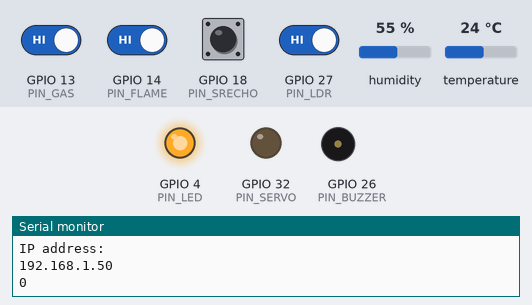
A sketch run on a simulated ESP32. Shown: output pins drawn as LEDs (lit = HIGH), buzzer (waves = sounding), the last lines printed to the serial monitor. The inputs (shaded band) are chosen by the test bench; at power-on: GPIO 13 (PIN_GAS), GPIO 14 (PIN_FLAME), GPIO 27 (PIN_LDR) HIGH, GPIO 18 (PIN_SRECHO) LOW, humidity 55 %, temperature 24 °C. WiFi joins after 1.5 s; servers stay silent unless stated; no MQTT or app messages arrive unless stated; pins used as bus, display or sensor lines are not drawn.

Above: at 3.2 s.
3.3 s: GPIO 13 (PIN_GAS) driven LOW
At 5.2 s:
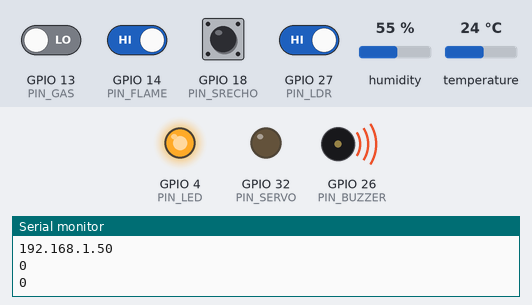
5.5 s: GPIO 27 (PIN_LDR) driven LOW
At 6.8 s:
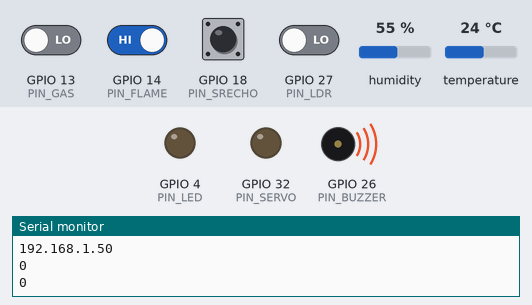
7.5 s: GPIO 27 (PIN_LDR) driven HIGH
At 9.3 s:
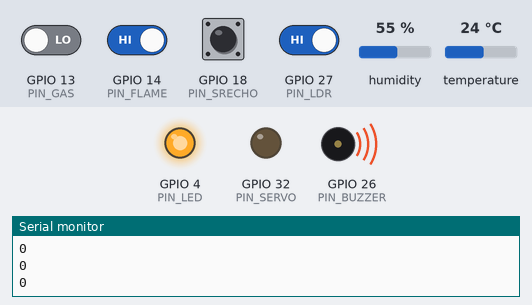
9.6 s: GPIO 18 (PIN_SRECHO) pulsed HIGH 5 times (0.12 s each, 0.3 s apart)
Timing chart, 0 to 12.6 s (numbered marks = the images above; inputs shaded):
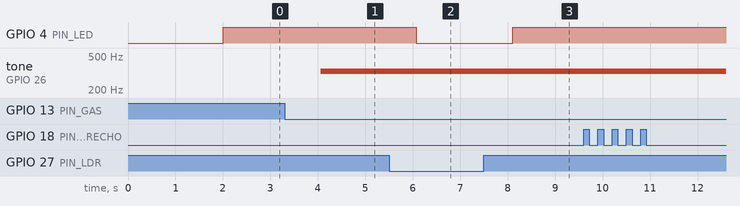

Measured:
- after the input at 3.3 s, tone on GPIO 26 (PIN_BUZZER): silent → 330 Hz after 0.76 s
- after the input at 5.5 s, GPIO 4 (PIN_LED): HIGH → LOW after 0.57 s
- after the input at 7.5 s, GPIO 4 (PIN_LED): LOW → HIGH after 0.60 s

The sketch:

esp32.ino
```cpp
#include <string.h>
#include <WiFi.h>
#include "my_mqtt.h"
#include "my_module.h"

#define WLAN_SSID "123"
#define WLAN_PASS "12345678"
#define INS my_module::get_instance()

constexpr char MQTT_SERVER[] = "192.168.9.133";
constexpr uint16_t MQTT_SERVERPORT = 1883;
constexpr char MQTT_USERNAME[] = "test1";
constexpr char MQTT_PASSWORD[] = "a123456";
constexpr char MQTT_DATA_TOPIC[] = "pi/esp32/data";
constexpr char MQTT_CMD_TOPIC[] = "pi/esp32/cmd";

SemaphoreHandle_t mutexHandle;
mqtt_client *mymqtt;

void setup() {
  Serial.begin(115200);
  mutexHandle = xSemaphoreCreateMutex();
  WiFi.begin(WLAN_SSID, WLAN_PASS);
  vTaskDelay(pdMS_TO_TICKS(1000));
  Serial.print("Connecting to ");
  Serial.println(WLAN_SSID);
  while (WiFi.status() != WL_CONNECTED) {
    delay(1000);
    Serial.print(".");
  }
  Serial.println("WiFi connected");
  Serial.println("IP address: ");
  Serial.println(WiFi.localIP());

  //mqtt
  mymqtt = new mqtt_client(my_module::ESP32_ID, MQTT_SERVER, MQTT_SERVERPORT, MQTT_USERNAME, MQTT_PASSWORD, MQTT_DATA_TOPIC, MQTT_CMD_TOPIC);
  mymqtt->init();

  //mod
  INS.init();

  xTaskCreate(
    task1,   /* Task function. */
    "Task1", /* String with name of task. */
    10000,   /* Stack size in bytes. */
    NULL,    /* Parameter passed as input of the task */
    1,       /* Priority of the task. */
    NULL);   /* Task handle. */

  xTaskCreate(
    task2,   /* Task function. */
    "Task2", /* String with name of task. */
    10000,   /* Stack size in bytes. */
    NULL,    /* Parameter passed as input of the task */
    1,       /* Priority of the task. */
    NULL);   /* Task handle. */
}

void loop() {
  BaseType_t ret;
  ret = xSemaphoreTake(mutexHandle, 1000);
  if (ret == pdPASS) {
    INS.module_run_once();
    xSemaphoreGive(mutexHandle);
    vTaskDelay(pdMS_TO_TICKS(1000));
  } else {
    vTaskDelay(pdMS_TO_TICKS(1000));
  }
}

void task1(void *parameter) {
  BaseType_t ret;
  string msg;
  vTaskDelay(pdMS_TO_TICKS(5000));
  while (1) {
    ret = xSemaphoreTake(mutexHandle, 1000);
    if (ret == pdPASS) {
      msg = INS.generate_data_msg();
      mymqtt->mqtt_pub(msg);
      //Serial.println(msg.c_str());
      xSemaphoreGive(mutexHandle);
      vTaskDelay(pdMS_TO_TICKS(5000));
    } else {
      vTaskDelay(pdMS_TO_TICKS(1000));
    }
  }
  Serial.println("Ending task 1");
  vTaskDelete(NULL);
}

void task2(void *parameter) {
  int take_ret, sub_ret, cmd;
  string msg;
  while (1) {
    sub_ret = mymqtt->mqtt_sub(1000, msg);
    if (sub_ret == mqtt_client::HAVE_NEW_MSG) {
      cmd = mymqtt->parse_cmd(msg);
      if (cmd != mqtt_client::INVALID_CMD) {
        while (1) {
          take_ret = xSemaphoreTake(mutexHandle, 1000);
          if (take_ret == pdPASS) {
            run_cmd(cmd);
            xSemaphoreGive(mutexHandle);
            break;
          } else {
            vTaskDelay(pdMS_TO_TICKS(1000));
          }
        }
      }
    }
  }
  Serial.println("Ending task 2");
  vTaskDelete(NULL);
}

void run_cmd(int cmd) {
  switch (cmd) {
    case mqtt_client::SERVO_UP_CMD:
      INS.set_servo_up();
      break;
    case mqtt_client::SERVO_DOWN_CMD:
      INS.set_servo_down();
      break;
    default:
      return;
  }
}
```

my_module.cpp
```cpp
#include "my_module.h"

my_module::my_module() {
}

my_module::~my_module() {
  delete _dht11;
}

void my_module::init() {
  _dht11 = new SimpleDHT11(PIN_TH);
  pinMode(PIN_LED, OUTPUT);
  pinMode(PIN_SRTRIG, OUTPUT);
  pinMode(PIN_BUZZER, OUTPUT);
  pinMode(PIN_SERVO, OUTPUT);
}

unsigned long my_module::sr_ping() {
  digitalWrite(PIN_SRTRIG, HIGH);
  vTaskDelay(pdMS_TO_TICKS(10));
  digitalWrite(PIN_SRTRIG, LOW);
  return pulseIn(PIN_SRECHO, HIGH);
}

void my_module::servo_lock() {
  for (int i = 0; i < 100; i++) {
    digitalWrite(PIN_SERVO, HIGH);
    vTaskDelay(pdMS_TO_TICKS(0.5));  //0.5ms
    digitalWrite(PIN_SERVO, LOW);
    vTaskDelay(pdMS_TO_TICKS(19.5));  //19.5ms
  }
}

void my_module::servo_lock_down() {
  for (int i = 0; i < 100; i++) {
    digitalWrite(PIN_SERVO, HIGH);
    vTaskDelay(pdMS_TO_TICKS(1.5));  //1.5ms
    digitalWrite(PIN_SERVO, LOW);
    vTaskDelay(pdMS_TO_TICKS(18.5));  //18.5ms
  }
}

void my_module::module_run_once() {
  //光敏数据
  _Is_Dark = digitalRead(PIN_LDR);
  if (_Is_Dark == 0) {
    digitalWrite(PIN_LED, LOW);
  } else {
    digitalWrite(PIN_LED, HIGH);
  }
  //温湿度数据
  byte temperature = 0;
  byte humidity = 0;
  int err = SimpleDHTErrSuccess;
  if ((err = _dht11->read(&temperature, &humidity, NULL)) == SimpleDHTErrSuccess) {
    _Temperature = (int)temperature - 1;
    _Humidity = (int)humidity + 8;
  }
  //火焰数据
  _Is_Flame = !digitalRead(PIN_FLAME);
  //可燃气体数据
  _Is_Flammable = !digitalRead(PIN_GAS);
  //报警
  if (_Is_Flame == 1 || _Is_Flammable == 1) {
    if (_Is_Warn == 0) {
      tone(PIN_BUZZER, 330);
      _Is_Warn = 1;
    }
  } else if (_Is_Warn == 1) {
    noTone(PIN_BUZZER);
    _Is_Warn = 0;
  }
  //超声波数据
  _Distance = sr_ping() / 58;
  //舵机
  if (_Servo_status_current != _Servo_status_desired) {
    Serial.println(_Servo_status_desired);
    if (_Servo_status_desired == SERVO_UP) {
      if (_Distance > 50) {
        servo_lock();
        _Servo_status_current = SERVO_UP;
      }
    } else if (_Servo_status_desired == SERVO_DOWN) {
      servo_lock_down();
      _Servo_status_current = SERVO_DOWN;
    }
  }
}

string my_module::generate_data_msg() {
  std::ostringstream buffer;
  buffer << ESP32_ID << ":"
         << _Temperature << ":"
         << _Humidity << ":"
         << _Is_Flame << ":"
         << _Is_Flammable;
  return buffer.str();
}
```

my_module.h
```cpp
#ifndef _MY_MODULE_H_
#define _MY_MODULE_H_

#include <sstream>
#include <SimpleDHT.h>

using std::string;

class my_module {
public:
  static constexpr int ESP32_ID = 1;
  static constexpr int PIN_LED = 4;      //灯
  static constexpr int PIN_LDR = 27;     //光敏
  static constexpr int PIN_TH = 25;      //温湿度
  static constexpr int PIN_FLAME = 14;   //火焰
  static constexpr int PIN_GAS = 13;     //可燃气体
  static constexpr int PIN_SRTRIG = 5;   //超声波发出
  static constexpr int PIN_SRECHO = 18;  //超声波接收
  static constexpr int PIN_BUZZER = 26;  //蜂鸣器
  static constexpr int PIN_SERVO = 32;   //舵机A

  static constexpr int SERVO_UP = 0;    //舵机上升
  static constexpr int SERVO_DOWN = 1;  //舵机下降

public:
  static my_module& get_instance() {
    static my_module ins;
    return ins;
  }

  void init();
  unsigned long sr_ping();  //超声波探距
  void servo_lock();        //舵机上锁模式
  void servo_lock_down();   //舵机下锁模式
  void module_run_once();
  string generate_data_msg();

  inline void set_servo_up() {
    _Servo_status_desired = SERVO_UP;
  }
  inline void set_servo_down() {
    _Servo_status_desired = SERVO_DOWN;
  }

private:
  my_module();
  virtual ~my_module();
  my_module(const my_module&);
  my_module& operator=(const my_module&);

private:
  int _Is_Dark = 0;                        //光照 - LED 0灭1亮
  int _Temperature = 0;                    //温度
  int _Humidity = 0;                       //湿度
  int _Is_Flame = 1;                       //火焰 - 0报警
  int _Is_Flammable = 1;                   //可燃气体 - 0报警
  unsigned long _Distance = 0;             //超声波距离
  int _Is_Warn = 0;                        //是否蜂鸣警告中
  int _Servo_status_desired = SERVO_UP;    //期望舵机状态
  int _Servo_status_current = SERVO_DOWN;  //当前舵机状态

  SimpleDHT11* _dht11;
};

#endif
```

my_mqtt.cpp
```cpp
#include "my_mqtt.h"

mqtt_client::mqtt_client(int id, const char* ip, uint16_t port, const char* name, const char* passwd, const char* pub, const char* sub)
  : _esp32_id(id),
    _server_ip(ip),
    _server_port(port),
    _username(name),
    _password(passwd),
    _pub_topic(pub),
    _sub_topic(sub) {
}

mqtt_client::~mqtt_client() {
  delete _sub;
  delete _pub;
  delete _mqtt;
}

void mqtt_client::init() {
  _mqtt = new Adafruit_MQTT_Client(&_client, _server_ip, _server_port, _username, _password);
  _pub = new Adafruit_MQTT_Publish(_mqtt, _pub_topic);
  _sub = new Adafruit_MQTT_Subscribe(_mqtt, _sub_topic);
  _mqtt->subscribe(_sub);
}

void mqtt_client::mqtt_connect() {
  int8_t ret;
  if (_mqtt->connected()) {
    return;
  }
  while ((ret = _mqtt->connect()) != 0) {
    _mqtt->disconnect();
    vTaskDelay(pdMS_TO_TICKS(5000));
  }
}

void mqtt_client::mqtt_pub(const string& msg) {
  mqtt_connect();
  _pub->publish(msg.c_str());
}

int mqtt_client::mqtt_sub(int millisecond, string& msg) {
  mqtt_connect();
  Adafruit_MQTT_Subscribe* subscription;
  while ((subscription = _mqtt->readSubscription(millisecond))) {
    if (subscription == _sub) {
      msg = (char*)_sub->lastread;
      return HAVE_NEW_MSG;
    }
  }
  return NO_NEW_MSG;
}

int mqtt_client::parse_cmd(const string& msg) {
  size_t pos = msg.find(":");
  string id_str = msg.substr(0, pos);
  string cmd_str = msg.substr(pos + 1, msg.size());
  int id, cmd;
  try {
    id = stoi(id_str);
    cmd = stoi(cmd_str);
  } catch (...) {
    return INVALID_CMD;
  }
  if (id != _esp32_id) {
    return INVALID_CMD;
  }
  return cmd;
}
```

my_mqtt.h
```cpp
#ifndef _MY_MQTT_H_
#define _MY_MQTT_H_

#include <string>
#include "WiFiClient.h"
#include "Adafruit_MQTT.h"
#include "Adafruit_MQTT_Client.h"

using std::string;

class mqtt_client {
public:
  static constexpr int HAVE_NEW_MSG = 1;
  static constexpr int NO_NEW_MSG = 0;

  static constexpr int INVALID_CMD = 0;
  static constexpr int SERVO_UP_CMD = 1;
  static constexpr int SERVO_DOWN_CMD = 2;

public:
  //base
  mqtt_client(int id, const char* ip, uint16_t port, const char* name, const char* passwd, const char* pub, const char* sub);
  mqtt_client() = delete;
  mqtt_client(const mqtt_client&) = delete;
  mqtt_client& operator=(const mqtt_client&) = delete;
  virtual ~mqtt_client();

  //
  void init();
  void mqtt_connect();
  void mqtt_pub(const string& msg);
  int mqtt_sub(int millisecond, string& msg);
  int parse_cmd(const string& msg);

private:
  int _esp32_id;
  WiFiClient _client;
  const char* _server_ip;
  uint16_t _server_port;
  const char* _username;
  const char* _password;
  const char* _pub_topic;
  const char* _sub_topic;
  Adafruit_MQTT_Client* _mqtt;
  Adafruit_MQTT_Publish* _pub;
  Adafruit_MQTT_Subscribe* _sub;
};

#endif
```
